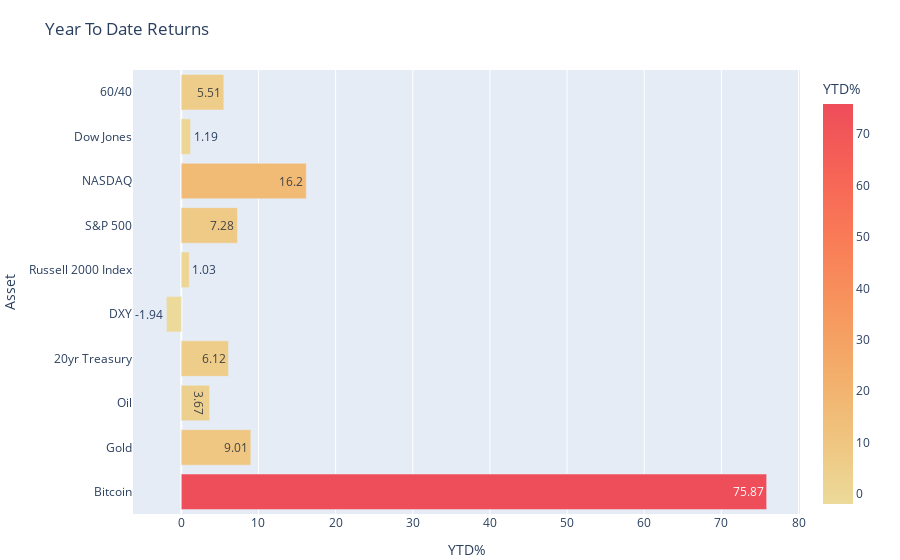

The notebook cell saved with this chart:
### Code cell
import plotly.express as px
fig = px.bar(data, x='YTD%', y='Asset', orientation='h', text=str("YTD%"), color="YTD%",color_continuous_scale=px.colors.sequential.Oryel)
fig.layout.yaxis.tickformat = ',.%'
fig.update_layout(title_text='Year To Date Returns')
fig.update_layout(yaxis=dict(showticklabels=True))

fig.update_layout(
    margin=dict(l=4, r=100, t=70, b=20),
)

fig.write_html("../static/YTD.html")
fig.show()

### Figure 1 — Plotly figure (JSON) as saved in the notebook; plotly's stock layout.template omitted (floating-point values rounded to 4 significant figures)
{"data": [{"alignmentgroup": "True", "hovertemplate": "YTD%=%{marker.color}<br>Asset=%{y}<extra></extra>", "legendgroup": "", "marker": {"color": [75.87, 9.01, 3.67, 6.12, -1.94, 1.03, 7.28, 16.2, 1.19, 5.51], "coloraxis": "coloraxis", "pattern": {"shape": ""}}, "name": "", "offsetgroup": "", "orientation": "h", "showlegend": false, "text": [75.87, 9.01, 3.67, 6.12, -1.94, 1.03, 7.28, 16.2, 1.19, 5.51], "textposition": "auto", "type": "bar", "x": [75.87, 9.01, 3.67, 6.12, -1.94, 1.03, 7.28, 16.2, 1.19, 5.51], "xaxis": "x", "y": ["Bitcoin", "Gold", "Oil", "20yr Treasury", "DXY", "Russell 2000 Index", "S&P 500", "NASDAQ", "Dow Jones", "60/40"], "yaxis": "y"}], "layout": {"barmode": "relative", "coloraxis": {"colorbar": {"title": {"text": "YTD%"}}, "colorscale": [[0, "rgb(236, 218, 154)"], [0.1667, "rgb(239, 196, 126)"], [0.3333, "rgb(243, 173, 106)"], [0.5, "rgb(247, 148, 93)"], [0.6667, "rgb(249, 123, 87)"], [0.8333, "rgb(246, 99, 86)"], [1, "rgb(238, 77, 90)"]]}, "legend": {"tracegroupgap": 0}, "margin": {"b": 20, "l": 4, "r": 100, "t": 70}, "title": {"text": "Year To Date Returns"}, "xaxis": {"anchor": "y", "domain": [0, 1], "title": {"text": "YTD%"}}, "yaxis": {"anchor": "x", "domain": [0, 1], "showticklabels": true, "tickformat": ",.%", "title": {"text": "Asset"}}}}
